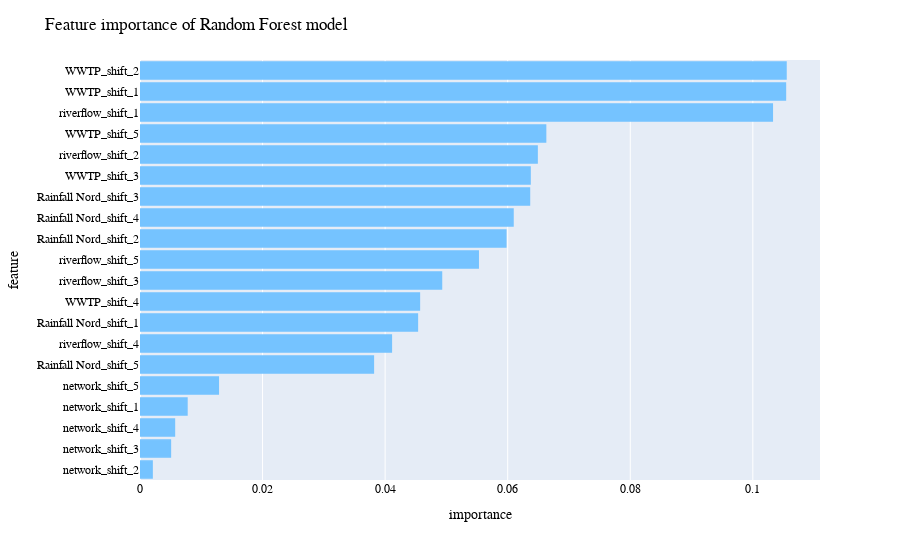

Notebook cell for this chart:
### Code cell
# Draw a horizontal barplot of importances_sorted
import plotly.express as px


fig = px.bar(importances_df, y="feature", x="importance", orientation='h'    )

fig.update_layout(
    font_family="Helvetica Neue, Helvetica, Arial, sans-serif",
    font_color="black",
    title = {'text':'Feature importance of Random Forest model'}
    #markercolor = "#212c52"
  
)
fig.update_traces(marker_color='#75c3ff', marker_line_color='#75c3ff',
                  marker_line_width=1.5, opacity=1)

fig.show()

### Figure 1 — Plotly figure (JSON) as saved in the notebook; plotly's stock layout.template omitted (floating-point values rounded to 4 significant figures)
{"data": [{"alignmentgroup": "True", "hovertemplate": "importance=%{x}<br>feature=%{y}<extra></extra>", "legendgroup": "", "marker": {"color": "#75c3ff", "line": {"color": "#75c3ff", "width": 1.5}}, "name": "", "offsetgroup": "", "opacity": 1, "orientation": "h", "showlegend": false, "textposition": "auto", "type": "bar", "x": [0.001974, 0.004961, 0.005619, 0.007659, 0.01278, 0.03808, 0.04102, 0.04526, 0.04559, 0.0492, 0.05519, 0.0597, 0.06087, 0.06356, 0.06365, 0.0648, 0.06619, 0.1032, 0.1053, 0.1054], "xaxis": "x", "y": ["network_shift_2", "network_shift_3", "network_shift_4", "network_shift_1", "network_shift_5", "Rainfall Nord_shift_5", "riverflow_shift_4", "Rainfall Nord_shift_1", "WWTP_shift_4", "riverflow_shift_3", "riverflow_shift_5", "Rainfall Nord_shift_2", "Rainfall Nord_shift_4", "Rainfall Nord_shift_3", "WWTP_shift_3", "riverflow_shift_2", "WWTP_shift_5", "riverflow_shift_1", "WWTP_shift_1", "WWTP_shift_2"], "yaxis": "y"}], "layout": {"barmode": "relative", "font": {"color": "black", "family": "Helvetica Neue, Helvetica, Arial, sans-serif"}, "legend": {"tracegroupgap": 0}, "margin": {"t": 60}, "title": {"text": "Feature importance of Random Forest model"}, "xaxis": {"anchor": "y", "domain": [0, 1], "title": {"text": "importance"}}, "yaxis": {"anchor": "x", "domain": [0, 1], "title": {"text": "feature"}}}}
